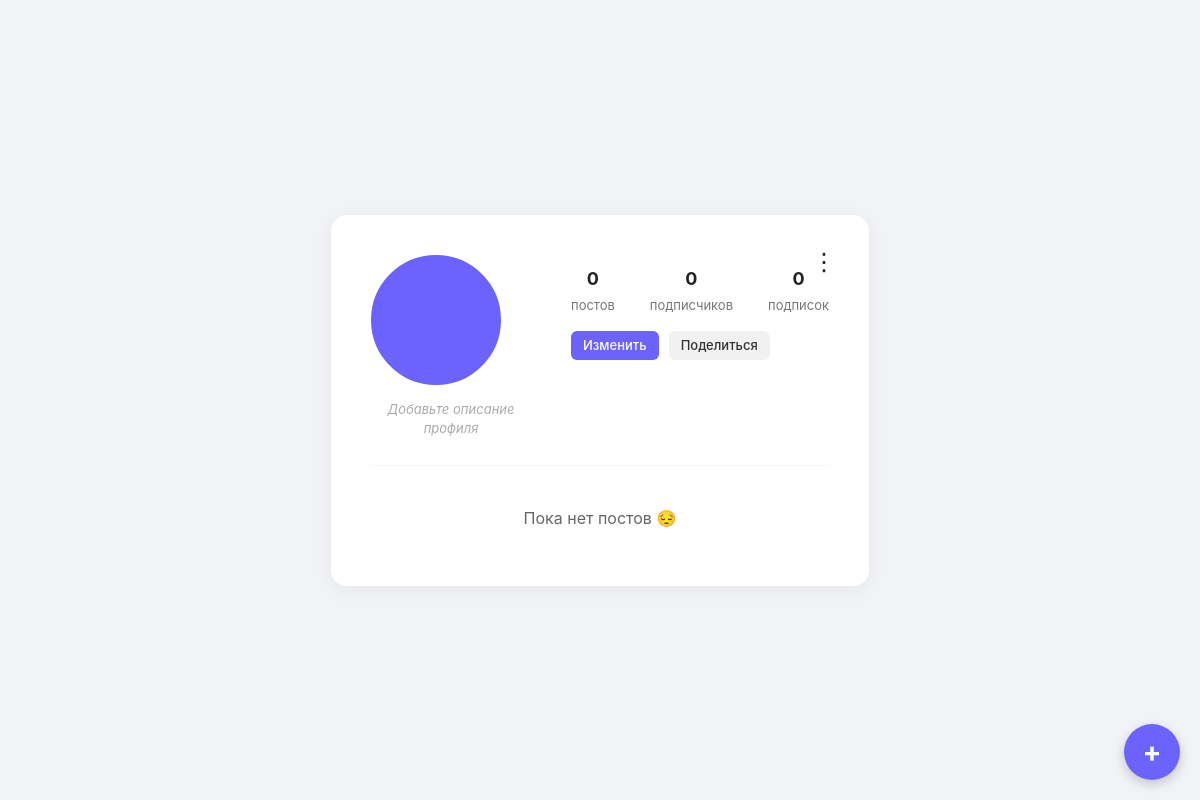
/profile/2/, run on an earlier commit of the app's database.
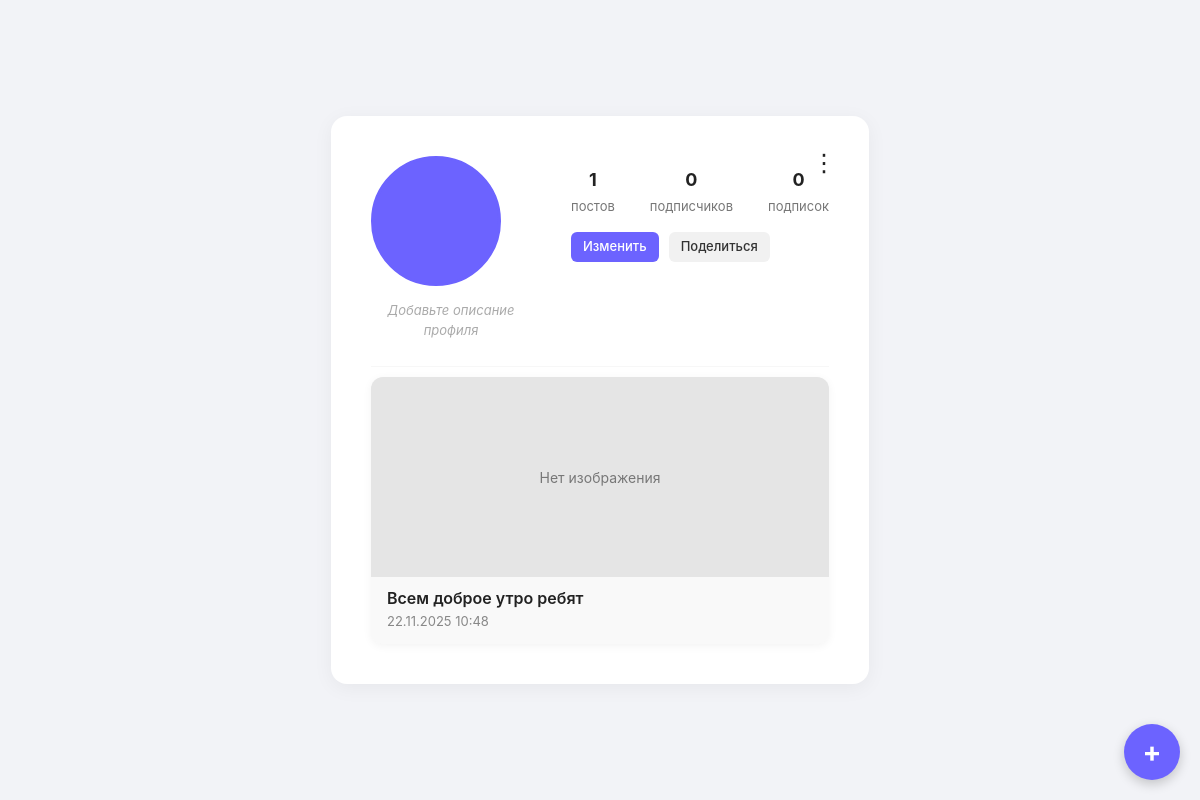
And on a later commit of the database.
### LooplyApp/models.py (models this page shows)
class Post(models.Model):
    author = models.ForeignKey(User, on_delete=models.CASCADE, related_name='posts')
    title = models.CharField(max_length=150)
    content = models.CharField(null=True, blank=True)
    photos = models.ImageField(upload_to='posts/', blank=True, null=True)
    created_at = models.DateTimeField(auto_now_add=True)

### LooplyApp/views.py (the view)
# urls.py: path('profile/<int:user_id>/', views.profile_view, name='profile'),
def profile_view(request, user_id):
    profile_user = get_object_or_404(User, id=user_id)
    posts = Post.objects.filter(author=profile_user)
    is_following = False
    if request.user.is_authenticated:
        is_following = Follow.objects.filter(follower=request.user, following=profile_user).exists()
    context = {
        'profile_user': profile_user,
        'posts': posts,
        'is_following': is_following,
    }
    return render(request, 'account/profile.html', context)

### templates/account/profile.html (shortened to what this page needs)
{% extends "base.html" %}
{% load static %}
{% block content %}
<div class="profile-container">
  <div class="menu-dots" onclick="toggleMenu()">⋮</div>
  <div class="profile-header">
    <div class="avatar-section">
      {% if user.profile.avatar %}
        <img src="{{ user.profile.avatar.url }}" class="profile-avatar">
      {% else %}
        <div class="profile-avatar fallback" style="background: {{ user.profile.color|default:'#6c63ff' }}">
        </div>
      {% endif %}
      {% if user.bio %}
        <p class="profile-bio">{{ user.bio }}</p>
      {% else %}
        <p class="profile-bio-empty">Добавьте описание профиля</p>
      {% endif %}
    </div>
    <div class="profile-info">
      <div class="stats">
        <div><strong>{{ posts|length|default:0 }}</strong><span>постов</span></div>
        <div><strong>{{ user.followers.count|default:0 }}</strong><span>подписчиков</span></div>
        <div><strong>{{ user.following.count|default:0 }}</strong><span>подписок</span></div>
      </div>
      <div class="profile-actions">
        {% if request.user == user %}
          <a href="{% url 'edit_profile' %}" class="btn-edit">Изменить</a>
        {% endif %}
        <button class="btn-share">Поделиться</button>
      </div>
    </div>
  </div>
  <hr class="divider">
  <div class="posts-section">
    {% if posts %}
      <div class="posts-grid">
        {% for post in posts %}
          <a href="{% url 'post_detail' post.id %}" class="post-card">
            {% if post.image %}
              <img src="{{ post.image.url }}" class="post-image">
            {% else %}
              <div class="no-image">Нет изображения</div>
            {% endif %}
            <div class="post-overlay">
              <h3>{{ post.title }}</h3>
              <p>{{ post.created_at|date:"d.m.Y H:i" }}</p>
            </div>
          </a>
        {% endfor %}
      </div>
    {% else %}
      <p class="no-posts">Пока нет постов 😔</p>
    {% endif %}
  </div>
</div>
<a href="{% url 'addposts' %}" class="btn-add">+</a>
{% endblock %}

What changed in the data, as far as the page shows it:
added Post: title "Всем доброе утро ребят", created_at "22.11.2025 10:48"
Also different on the page:
{{ posts|length|default:0 }}: "0" → "1"
text no longer shown: "Пока нет постов 😔"
